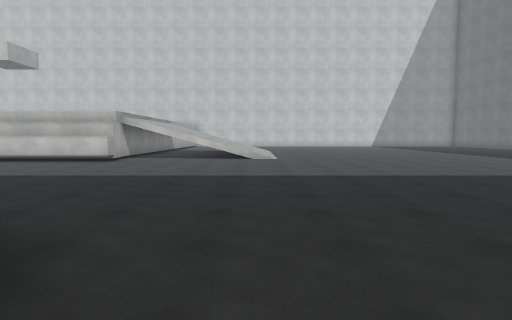
view 1 (above)

24 first-person views from a walk through a Unity game level. The camera is 1.5 m above the floor, tilts 4° down and sees 75° across. The floor is counted in squares, 2 m on a side. Each view is taken from the middle of a square. On the plan, view 1 faces up. The plan holds only what a view shows up to about 11 squares ahead; the rest is blank. The place goes on beyond the plan. The player character is not drawn. Surface patterns are stand-ins for the level's own textures.

view 2
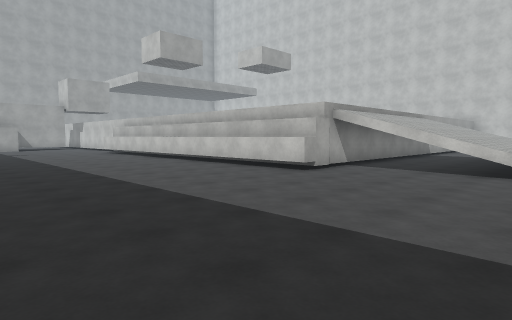

view 3
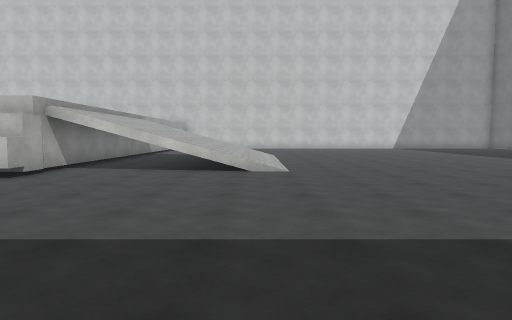

view 4
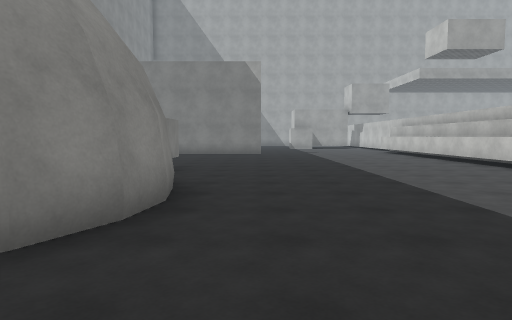

view 5
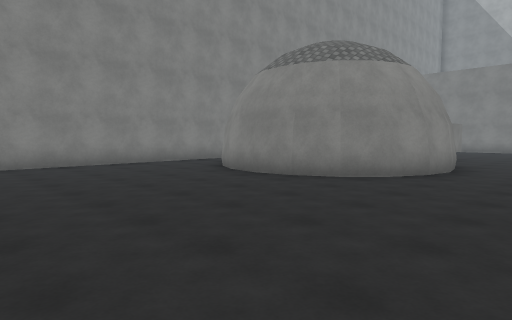

view 6
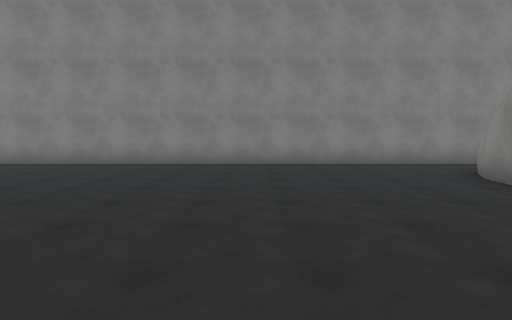

view 7
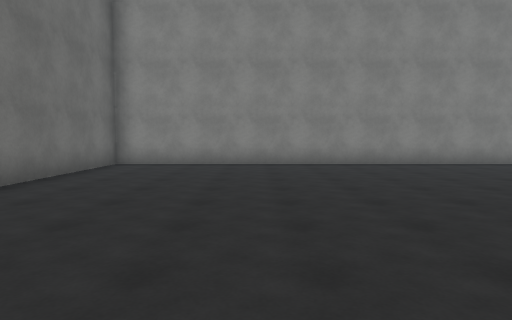

view 8
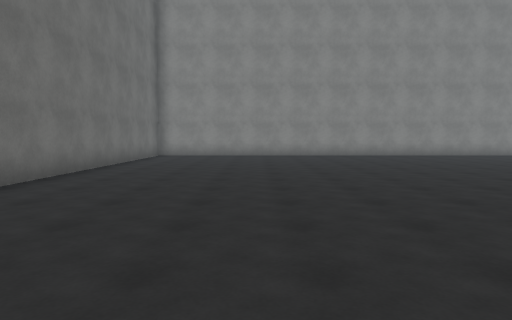

view 9
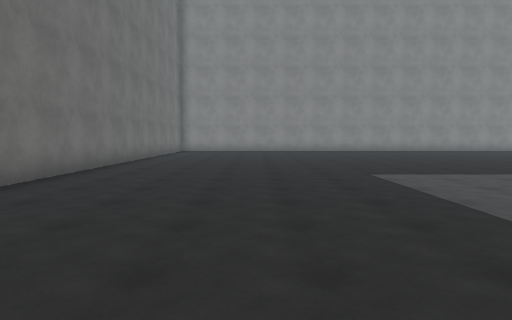

view 10
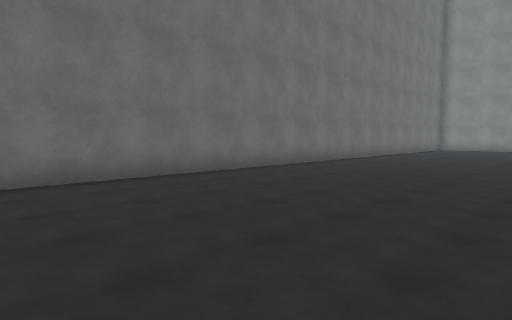

view 11
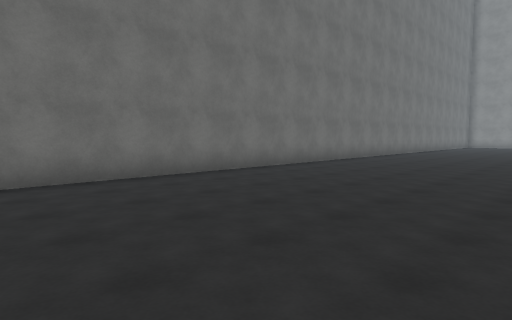

view 12
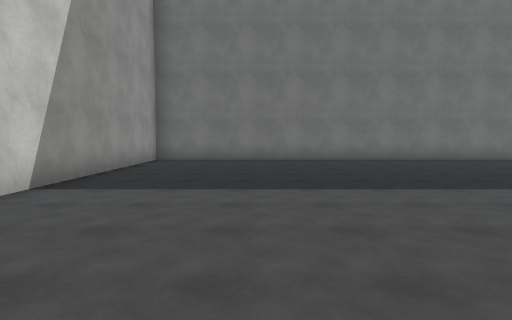

view 13
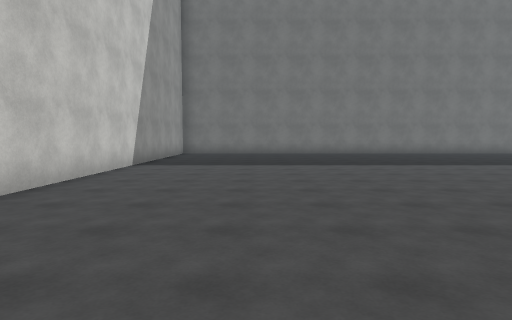

view 14
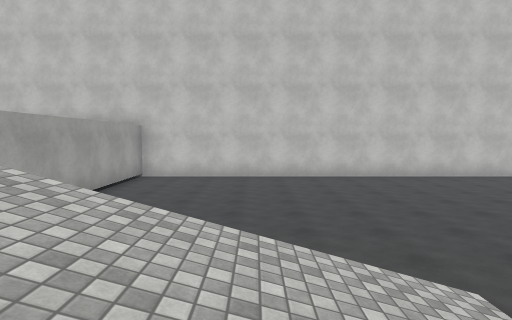

view 15
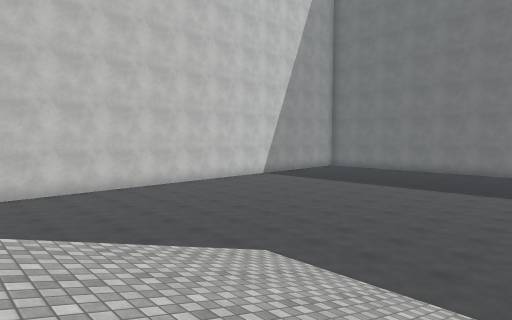

view 16
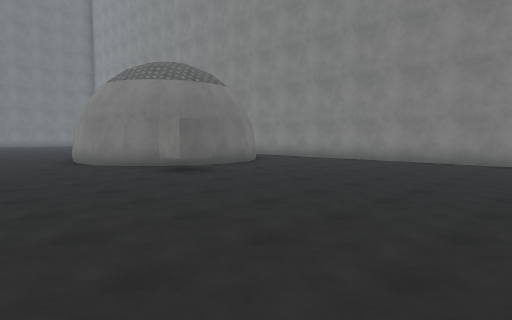

view 17
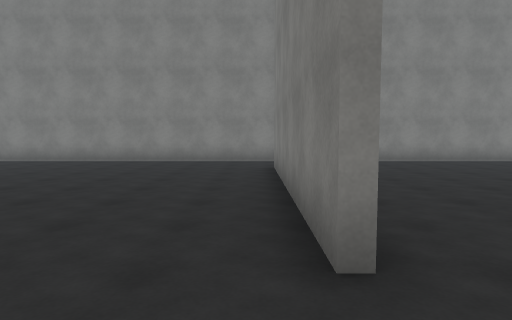

view 18
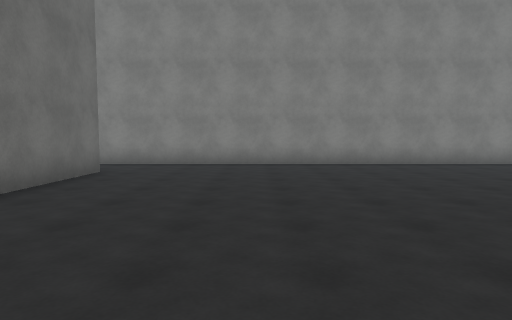

view 19
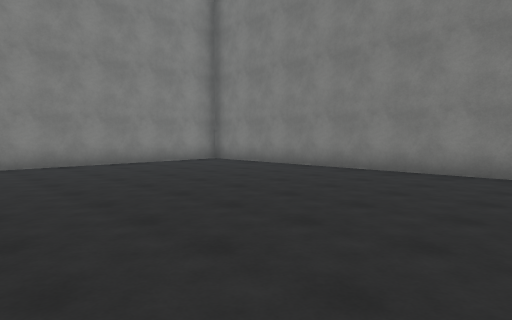

view 20
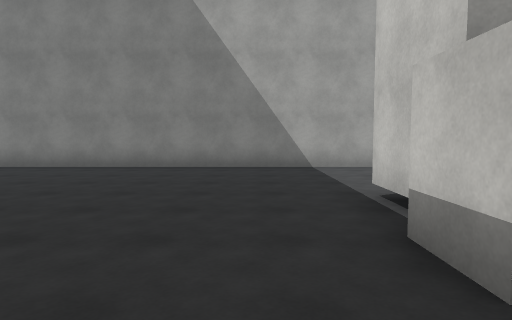

view 21
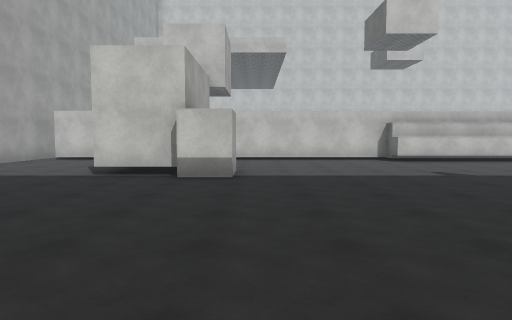

view 22
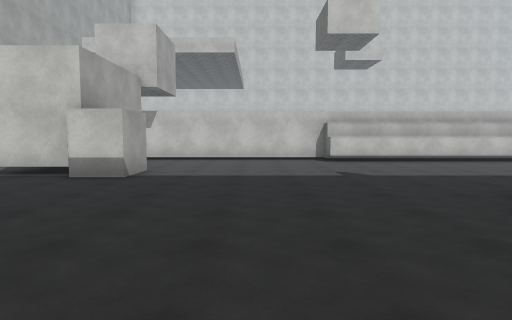

view 23
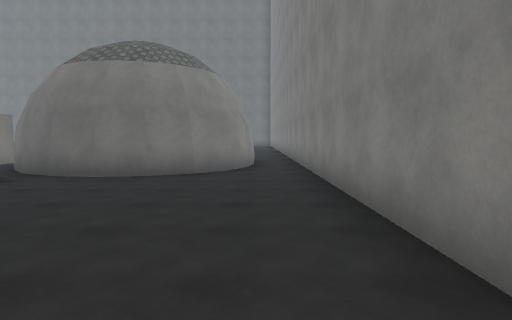

view 24
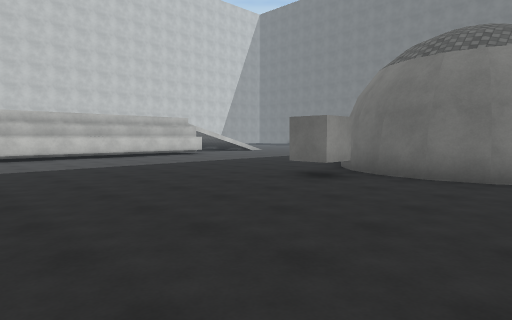

### Floor plan
Key: @ floor where view 1 was taken; # wall or solid block; . floor; / step, stairs or slope; ^ raised ledge; C cube.
Columns run from 28 left of view 1 to 15 right of it. Each row starts with its distance up from view 1.
 26                        #####################
 25                        #...................#
 24                        #...................#
 23                        #...................#
 22                        #...................#
 21                        # ..................#
 20                        #  .................#
 19                            ................#
 18                             ...............#
 17                          ////..............#
 16                          ////..............#
 15                        #.////..............#
 14                        #.////....... ......#
 13                        #.////....... ......#
 12                        #.////......  ......#
 11 #.##  #######          #.////..............#
 10 #...   ......^^^^^^^^^^^...................#
  9 #....  ....................................#
  8 #....  ....................................#
  7 #....###...................................#
  6 #..........................................#
  5 #..........................................#
  4 #............#.............................#
  3 #............#.............................#
  2 #............#......CC#####................#
  1 #............#........#   ##...............#
  0 #............#........#    #@..............#
 -1 #............#........#   ##...............#
 -2 #............#........#####................#
 -3 #..........................................#
 -4   .........................................#
 -5   ##########################################

Where each view was taken, in squares from view 1:
view 1: 0 up, 0 right, facing up
view 2: 4 up, 0 right, facing up-left
view 3: 4 up, 0 right, facing up
view 4: 4 up, 0 right, facing left
view 5: 5 up, 4 right, facing down-left
view 6: 5 up, 3 right, facing down
view 7: 5 up, 11 right, facing down
view 8: 9 up, 11 right, facing down
view 9: 13 up, 11 right, facing down
view 10: 16 up, 9 right, facing down-right
view 11: 22 up, 9 right, facing down-right
view 12: 22 up, 4 right, facing right
view 13: 22 up, 0 right, facing right
view 14: 15 up, 1 left, facing up
view 15: 14 up, 3 left, facing up-right
view 16: 6 up, 14 left, facing down-right
view 17: 6 up, 14 left, facing down
view 18: 5 up, 18 left, facing down
view 19: 5 up, 20 left, facing down-left
view 20: 5 up, 19 left, facing left
view 21: 0 up, 20 left, facing up
view 22: 0 up, 18 left, facing up
view 23: 3 down, 13 left, facing right
view 24: 2 down, 13 left, facing up-right
